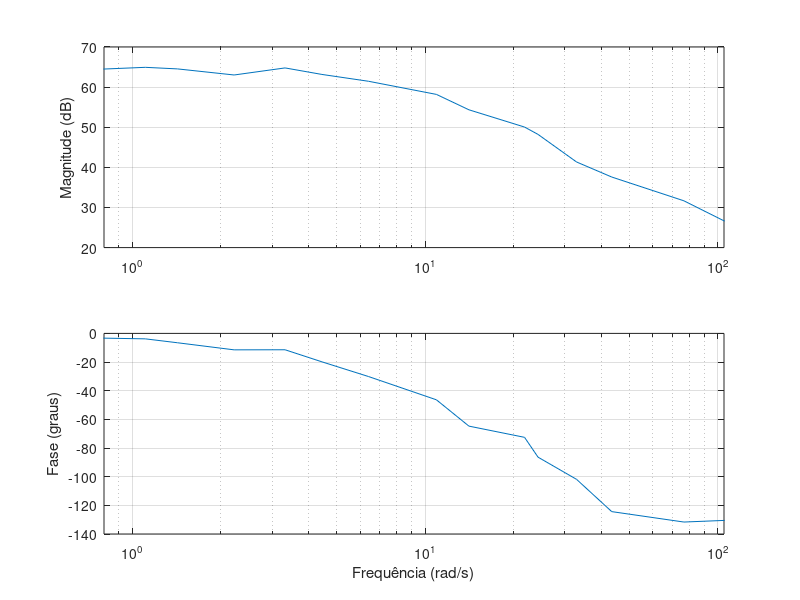

Source code (MATLAB):
M = [3.7 4.87 6.55 7.9 11.14 12.21 15.138 18.34 21.60 23.52 25.51 23.36 25.2 25.7 24.97 26.00];
freqs = [25 17.5 10 7.5 6 5 3.5 2.5 1.5 1 0.75 0.5 0.35 0.25 0.175 0.1] * 2 * pi;
dt = [0.0210 0.030 0.05 0.054 0.062 0.0579 0.08 0.0740 0.082 0.078 0.06 0.09 0.08 0.06 0.077 0.009]/(2*pi);
freqsReais = [17.25 12.19 6.91 5.24 3.87 3.48 2.247 1.74 1.02 0.707 0.529 0.3544 0.227 0.1762 0.1137 0.07 ]*(2*pi);
G = 20*log(M);
fase =(dt.*freqsReais)*360;

subplot(2,1,1);
semilogx(freqsReais, G);
% xlabel("Frequência (rad/s)");
ylabel("Magnitude (dB)");
grid on
xlim([.8 105])
subplot(2,1,2);
semilogx(freqsReais,-fase);
xlabel("Frequência (rad/s)");
ylabel("Fase (graus)");
grid on
xlim([.8 105])
##g = tf([44.3],[0.075589 1])
##g2 = tf([868.2410319],[1 1736.482064 868.2410319])
